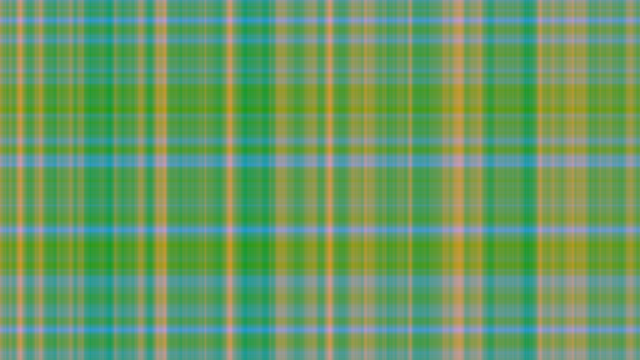
Frame 1 (no input)
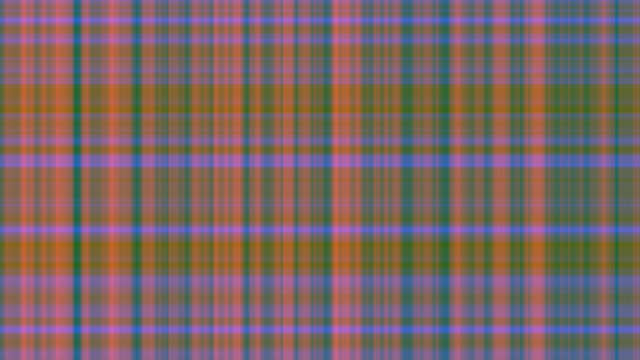
Frame 60 (the mouse pressed at the canvas centre just before this capture)
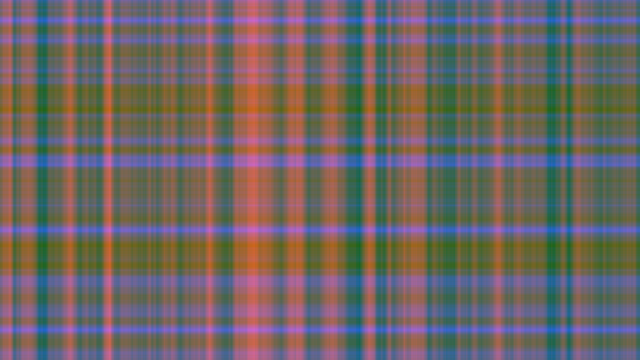
Frame 120 (the mouse held since frame 60 and released just before this capture)

The Processing sketch that drew these frames (run headless with seeded random() and noise(); from frame 60 on, the mouse is pressed at the canvas centre):

// Processing sketch: sketch_3d_noise_experiment
// ── sketch_3d_noise_experiment.pde
float zoff;
float xoff;

void setup() {
 size(640,360);
 zoff = 0.0;
 xoff = 0.0;
}

void draw() {
  
  loadPixels();
  
  //float xoff = 0.0;
  
  for (int x = 0; x < width; x++) {
    
    float yoff = 0.0; // For every xoff, start yoff at 0.
    
    for (int y = 0; y < height; y++) {
      
      float red = map(noise(xoff),0,1,0,255);
      float blue = map(noise(yoff),0,1,0,255);
      float green = map(noise(zoff),0,1,0,255);
      
      float bright = map(noise(xoff,yoff,zoff),0,1,0,255);
      
      pixels[x+y*width] = color(red,green,blue,bright);
      
      yoff += 0.1;
    }
    xoff += 0.1;
  }
  
  updatePixels();
  
  zoff += 0.01;
  
}
